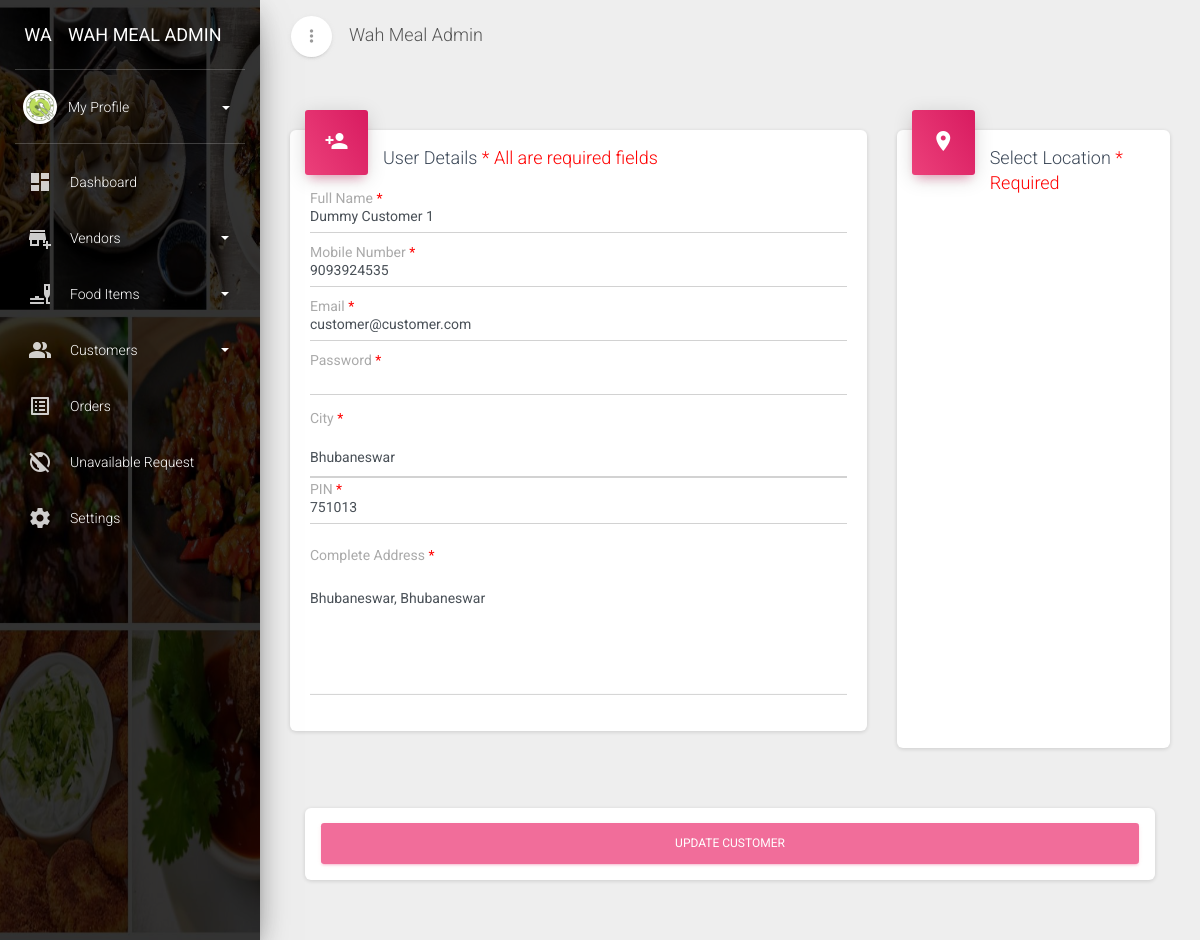
/admin/edit-customer.php?editcustomer=3 (signed in), run on the app's committed database.
### tables this page shows
CREATE TABLE `customers` (
  `id` int(11) NOT NULL,
  `fullname` varchar(100) NOT NULL,
  `email` varchar(100) NOT NULL,
  `phone` varchar(100) NOT NULL,
  `password` varchar(100) NOT NULL,
  `lat` varchar(100) NOT NULL DEFAULT '',
  `lng` varchar(100) NOT NULL DEFAULT '',
  `city` varchar(45) DEFAULT NULL,
  `pin` int(100) DEFAULT NULL,
  `address` text DEFAULT NULL,
  `created_by` varchar(11) NOT NULL DEFAULT 'SELF',
  `created_at` datetime NOT NULL DEFAULT current_timestamp(),
  `is_active` int(2) NOT NULL DEFAULT 0,
  `active_otp` int(10) NOT NULL DEFAULT 1234,
  `is_available` int(2) NOT NULL DEFAULT 1,
  `is_deleted` int(2) NOT NULL DEFAULT 0
);

### public_html/admin/edit-customer.php (the view, shortened to what this page needs)
<?php require 'header.php' ?>
<?php
    $sql = "SELECT * FROM `customers` WHERE `id` = '$customer_edit'";
    $result = $conn->query($sql);
    if ($result->num_rows > 0) {
      $row = $result->fetch_assoc();
    }
?>
      <div class="content">
        <div class="container-fluid">
        <form action="" method="post" enctype="multipart/form-data">
          <div class="row">
            <div class="col-md-8">
              <div class="card ">
                <div class="card-header card-header-rose card-header-icon">
                  <div class="card-icon">
                    <i class="material-icons">person_add</i>
                  </div>
                  <h4 class="card-title">User Details <span style="color:red;">* All are required fields</span></h4>
                </div>
                <div class="card-body ">
                    <div class="form-group">
                      <label for="">Full Name <span style="color:red;">*</span></label>
                      <input type="text" class="form-control" name="fullname" value="<?php echo $row['fullname']; ?>" required>
                    </div>
                    <div class="form-group">
                      <label for="">Mobile Number <span style="color:red;">*</span></label>
                      <input type="text" class="form-control" name="mobileno" value="<?php echo $row['phone']; ?>" name="phone" pattern="[6789][0-9]{9}" title="Please enter a valid Mobile number" required>
                    </div>
                    <div class="form-group">
                      <label for="">Email <span style="color:red;">*</span></label>
                      <input type="email" class="form-control" name="email" value="<?php echo $row['email']; ?>" required>
                    </div>
                    <div class="form-group">
                      <label for="">Password <span style="color:red;">*</span></label>
                      <input type="password" class="form-control" name="password" value="" pattern="(?=.*\d)(?=.*[a-z])(?=.*[A-Z]).{8,}" title="Must contain at least one  number and one uppercase and lowercase letter, and at least 8 or more characters">
                    </div>
                    <div class="">
                    <label for="">City <span style="color:red;">*</span></label>
                     <select name="city" id="city" class="w-100 form-control" style="margin-bottom:2%;"   required>
                       <option value="Bhubaneswar">Bhubaneswar</option>
                     </select>
                   </div>
                   <div class="form-group">
                      <label for="">PIN <span style="color:red;">*</span></label>
                      <input type="text" class="form-control" value="<?php echo $row['pin']; ?>" name="pin" pattern="[0-9]{6}"  required  title="Please enter your correct PIN" >
                    </div>
                    <div class="form-group">
                          <label>Complete Address <span style="color:red;">*</span></label>
                          <div class="form-group">
                            <textarea name="address" class="form-control" rows="5" required><?php echo $row['address']; ?></textarea>
                          </div>
                        </div>
                </div>
              </div>
            </div>
            <div class="col-md-4">
              <div class="card ">
                <div class="card-header card-header-rose card-header-icon">
                  <div class="card-icon">
                    <i class="material-icons">place</i>
                  </div>
                  <h4 class="card-title">Select Location <span style="color:red;">* Required</span></h4>
                </div>
                <div class="card-body ">
                    <div id="googleMap" style="height: 520px;"></div>
                </div>
              </div>
            </div>
            </div>
            <div class="col-md-12">
                <div class="card ">
                    <div class="card-footer">
                          <button disabled id="edit-customer" name="edit-customer" type="submit" class="btn btn-fill btn-rose btn-block">Update Customer</button>
                    </div>
                </div>
            </div>
          </div>
        </div>
      </div>
      <?php require 'footer.php' ?>

### data on the page
customers: fullname "Dummy Customer 1", mobileno "9093924535", email "customer@customer.com", pin "751013", address "Bhubaneswar, Bhubaneswar"
